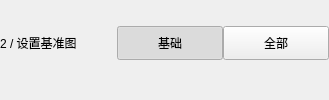
          <widget class="QFrame" name="editorHeaderFrame">
           <property name="frameShape">
            <enum>QFrame::NoFrame</enum>
           </property>
           <layout class="QHBoxLayout" name="horizontalLayout_editorHeader">
            <property name="spacing">
             <number>0</number>
            </property>
            <property name="leftMargin">
             <number>0</number>
            </property>
            <property name="topMargin">
             <number>0</number>
            </property>
            <property name="rightMargin">
             <number>0</number>
            </property>
            <property name="bottomMargin">
             <number>14</number>
            </property>
            <item>
             <widget class="QLabel" name="editorTitleLabel">
              <property name="text">
               <string>2 / 设置基准图</string>
              </property>
              <property name="editorTitle" stdset="0">
               <bool>true</bool>
              </property>
             </widget>
            </item>
            <item>
             <spacer name="horizontalSpacer_editorHeader">
              <property name="orientation">
               <enum>Qt::Horizontal</enum>
              </property>
              <property name="sizeHint" stdset="0">
               <size>
                <width>40</width>
                <height>20</height>
               </size>
              </property>
             </spacer>
            </item>
            <item>
             <widget class="QFrame" name="segmentFrame">
              <property name="minimumSize">
               <size>
                <width>212</width>
                <height>34</height>
               </size>
              </property>
              <property name="maximumSize">
               <size>
                <width>16777215</width>
                <height>34</height>
               </size>
              </property>
              <property name="frameShape">
               <enum>QFrame::NoFrame</enum>
              </property>
              <property name="segmented" stdset="0">
               <bool>true</bool>
              </property>
              <layout class="QHBoxLayout" name="horizontalLayout_segmentFrame">
               <property name="spacing">
                <number>0</number>
               </property>
               <property name="leftMargin">
                <number>0</number>
               </property>
               <property name="topMargin">
                <number>0</number>
               </property>
               <property name="rightMargin">
                <number>0</number>
               </property>
               <property name="bottomMargin">
                <number>0</number>
               </property>
               <item>
                <widget class="QPushButton" name="basicModeButton">
                 <property name="minimumSize">
                  <size>
                   <width>106</width>
                   <height>34</height>
                  </size>
                 </property>
                 <property name="text">
                  <string>基础</string>
                 </property>
                 <property name="checkable">
                  <bool>true</bool>
                 </property>
                 <property name="checked">
                  <bool>true</bool>
                 </property>
                </widget>
               </item>
               <item>
                <widget class="QPushButton" name="allModeButton">
                 <property name="minimumSize">
                  <size>
                   <width>106</width>
                   <height>34</height>
                  </size>
                 </property>
                 <property name="text">
                  <string>全部</string>
                 </property>
                 <property name="checkable">
                  <bool>true</bool>
                 </property>
                </widget>
               </item>
              </layout>
             </widget>
            </item>
           </layout>
          </widget>
